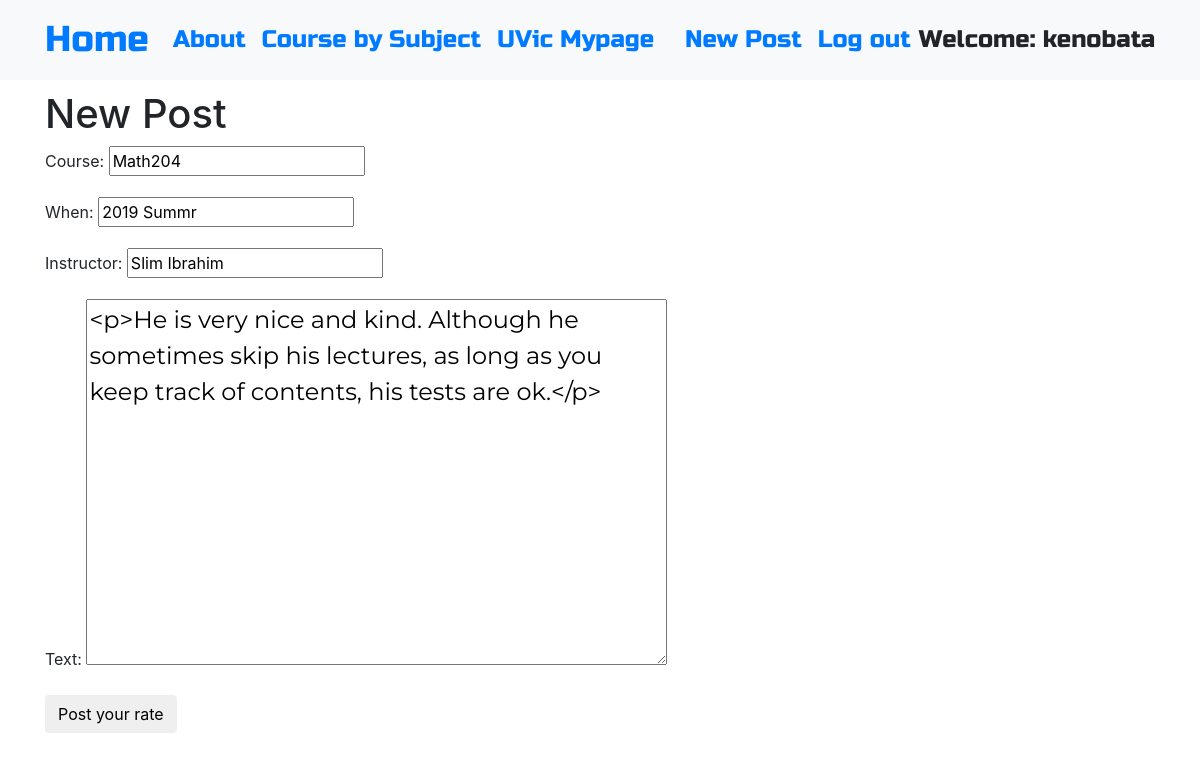
The app's page /post/5/edit/ (signed in) with its own data.
### blog/models.py (models this page shows, shortened)
class Post(models.Model):
    Course = models.CharField(max_length=200)
    When = models.CharField(max_length=200, blank=True, null=True)
    Instructor = models.CharField(max_length=200, blank=True, null=True)
    text = models.TextField()
    create_date=models.DateTimeField(default=timezone.now())
    published_date = models.DateTimeField(blank=True, null=True)

### blog/views.py (the view)
# urls.py: path('post/<int:pk>/edit/', views.PostUpdateView.as_view(), name='post_edit'),
class PostUpdateView(LoginRequiredMixin,UpdateView):
    login_url ='/login/'
    redirect_field_name = 'blog/post_detail.html'
    form_class = PostForm
    model = Post

### blog/forms.py
class PostForm(forms.ModelForm):
    class Meta():
        year_choice=['Before 2016',
                     '2016 Fall','2016 Summer','2016 Spring',
                     '2017 Fall','2017 Summer','2017 Spring',
                     '2018 Fall','2018 Summer','2018 Spring',
                     '2019 Fall','2019 Summer','2019 Spring',
                     '2020 Spring',
                     ]
        model = Post
        fields = ('Course','When','Instructor','text')
        widgets = {
            'Course':forms.TextInput(attrs={'class':'textinputclass'}),
            'text':forms.Textarea(attrs={'class':'editable medium-editor-textarea postcontent'}),
            }

### blog/templates/blog/post_form.html (shortened to what this page needs)
{% extends 'blog/base.html' %}
{% block content %}
    <h1>New Post</h1>
    <form method="POST" class="post-form">
    {{form.as_p}}
    <button type="submit" class="save btn btn-default">Post your rate</button>
    </form>
{% endblock %}

### blog/templates/blog/base.html (shortened to what this page needs)
<!DOCTYPE html>
{% load static %}
<html>
  <head>
    <link rel="stylesheet" href="https://stackpath.bootstrapcdn.com/bootstrap/4.1.3/css/bootstrap.min.css"
>
    <link href="https://maxcdn.bootstrapcdn.com/font-awesome/4.7.0/css/font-awesome.min.css" rel="stylesheet">
    <link rel="stylesheet" href="//cdn.jsdelivr.net/medium-editor/latest/css/medium-editor.min.css" type="text/css" media="screen" charset="utf-8">
    <link rel="stylesheet" href="{% static 'css/blog.css' %}">
  </head>
  <body class='loader'>
    <nav class="navbar navbar-expand-lg bg-light techfont">
      <div class="container">
        <div class="navbar-nav align-items-center">
          <a class="navbar-brand bigbrand" href="{% url 'post_list' %}">Home</a>
          <a class="nav-item nav-link" href="{% url 'about' %}">About</a>
          <a class="nav-item nav-link" href="https://web.uvic.ca/calendar2016-09/courses/courses-by-subject.html">Course by Subject</a>
          <a class="nav-item nav-link" href="https://www.uvic.ca/cas/login?service=https://www.uvic.ca/mypage/Login?refUrl=https%3A//www.uvic.ca/mypage/f/welcome/normal/render.uP">UVic Mypage</a>
        </div>
        <div class="navbar-nav align-items-center ml-auto">
          {% if user.is_authenticated %}
            <a class="nav-item nav-link" href="{% url 'post_new' %}">New Post</a>
            <a class="nav-item nav-link" href="{% url 'logout' %}">Log out</a>
            <a >Welcome: {{ user.username }}</a>
          {% else %}
            <a class="nav-item nav-link" href="{% url 'register' %}">*register to post*</a>
            <a class="nav-item nav-link" href="{% url 'user_login' %}">Login</a>
            <a class="nav-item nav-link" href="{% url 'login' %}" aria-label="Login">
              <span class="fa fa-user" aria-hidden="true"></span></a>
          {% endif %}
        </div>
      </div>
    </nav>
          <div class="content container">
              <div class="row">
                  <div class="col-md-8">
                    <div class="blog_posts">
                      {% block content %}
                      {% endblock %}
                    </div>
                  </div>
              </div>
          </div>
  </body>
</html>

### blog/static/css/blog.css (style rules this page uses)
.techfont { font-family: 'Russo One', sans-serif; font-size: 1.5em; margin-bottom: 10px; }
.postcontent { font-family: 'Montserrat'; font-size: 1.5em; }
.bigbrand { font-size: 1.5em; }
.loader { filter:hue-rotate(0deg); color: linear-gradient(45deg,#0f8,#08f); animation:hue 5000ms infinite linear; }

### records on screen
Post: Course "Math204", When "2019 Summr", Instructor "Slim Ibrahim", text "<p>He is very nice and kind. Although he sometimes skip his lectures, as long as you keep track of contents, his tests are ok.</p>"

### other values on screen
{{ user.username }} "kenobata"
